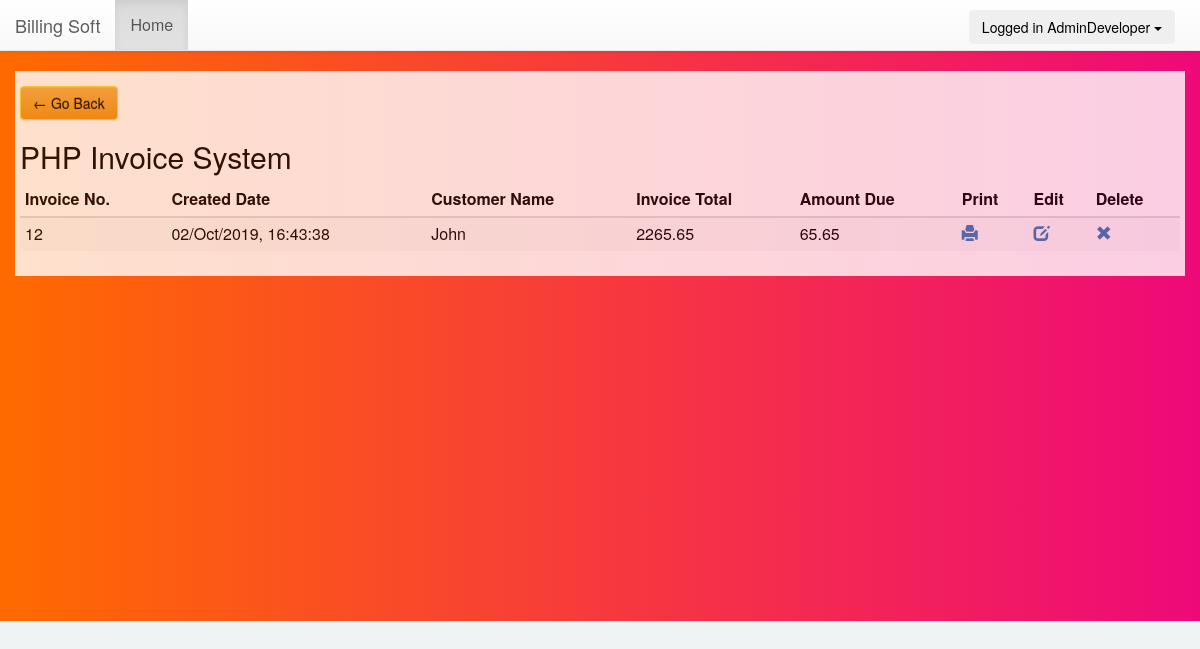
Page /invoice_list.php (signed in) on the committed database.
### tables this page shows
CREATE TABLE `invoice_order` (
  `order_id` int(11) NOT NULL,
  `user_id` int(11) NOT NULL,
  `customer_id` int(11) NOT NULL,
  `order_date` timestamp NOT NULL DEFAULT CURRENT_TIMESTAMP,
  `order_total_before_tax` decimal(10,2) NOT NULL,
  `order_total_tax` decimal(10,2) NOT NULL,
  `order_tax_per` varchar(250) NOT NULL,
  `order_total_after_tax` double(10,2) NOT NULL,
  `order_amount_paid` decimal(10,2) NOT NULL,
  `order_total_amount_due` decimal(10,2) NOT NULL,
  `note` text NOT NULL
);

CREATE TABLE `customers` (
  `customer_id` int(11) NOT NULL,
  `user_id` int(11) NOT NULL,
  `created_date` datetime NOT NULL DEFAULT CURRENT_TIMESTAMP,
  `customer_name` varchar(200) NOT NULL,
  `customer_address` varchar(250) NOT NULL,
  `customer_number` bigint(15) NOT NULL,
  `customer_pan` bigint(15) DEFAULT NULL
);

### Invoice.php (called while the page is built, shortened)
<?php
class Invoice{
	private $host  = 'localhost';
    private $user  = 'root';
    private $password   = "";
    private $database  = "billing_software";
    private $invoiceOrderTable = 'invoice_order';
	private $dbConnect = false;
    public function __construct(){
        if(!$this->dbConnect){
            $conn = new mysqli($this->host, $this->user, $this->password, $this->database);
            if($conn->connect_error){
                die("Error failed to connect to MySQL: " . $conn->connect_error);
            }else{
                $this->dbConnect = $conn;
            }
        }
    }
	private function getData($sqlQuery) {
		$result = mysqli_query($this->dbConnect, $sqlQuery);
		$data= array();
		while ($row = mysqli_fetch_array($result, MYSQLI_ASSOC)) {
			$data[]=$row;
		}
		return $data;
	}
	public function getInvoiceList(){
		$sqlQuery = "
			SELECT * FROM ".$this->invoiceOrderTable."
			WHERE user_id = '".$_SESSION['userid']."'";
		return  $this->getData($sqlQuery);
	}
}
?>

### ledger.php (called while the page is built, shortened)
<?php
class Ledger{
	private $host  = 'localhost';
    private $user  = 'root';
    private $password   = "";
    private $database  = "billing_software";
	private $CustomerTable = 'customers';
  private $dbConnect = false;
    public function __construct(){
        if(!$this->dbConnect){
            $conn = new mysqli($this->host, $this->user, $this->password, $this->database);
            if($conn->connect_error){
                die("Error failed to connect to MySQL: " . $conn->connect_error);
            }else{
                $this->dbConnect = $conn;
            }
        }
    }
	public function getCustomer($customerId){
		$sqlQuery = "
			SELECT * FROM ".$this->CustomerTable."
			WHERE user_id = '".$_SESSION['userid']."' AND customer_id = '$customerId'";
		$result = mysqli_query($this->dbConnect, $sqlQuery);
		$row = mysqli_fetch_array($result, MYSQLI_ASSOC);
		return $row;
	}
}
?>

### invoice_list.php (the view, shortened to what this page needs)
<?php
include('header.php');
include 'ledger.php';
include 'Invoice.php';
$ledger = new Ledger();
$invoice = new Invoice();
$invoice->checkLoggedIn();
?>
<link href="css/style.css" rel="stylesheet">
<?php include('container.php');?>
<div class="container invoice-list-container">
  <div><a class="btn btn-warning back_btn" href="javascript:history.go(-1)">&#8592 Go Back</a></div>
	  <h2 class="title">PHP Invoice System</h2>
    <?php
    $invoiceList = $invoice->getInvoiceList();
     if(empty($invoiceList)){
      echo '<div class="alert alert-danger" role="alert">No Transactions Yet!</div>';
    }
    else {
    ?>
      <table id="data-table" class="table table-condensed table-striped">
        <thead>
          <tr>
            <th>Invoice No.</th>
            <th>Created Date</th>
            <th>Customer Name</th>
            <th>Invoice Total</th>
            <th>Amount Due </th>
            <th>Print</th>
            <th>Edit</th>
            <th>Delete</th>
          </tr>
        </thead>
        <?php
        foreach($invoiceList as $invoiceDetails){
          $customerDetails = $ledger -> getCustomer($invoiceDetails['customer_id']);
			$invoiceDate = date("d/M/Y, H:i:s", strtotime($invoiceDetails["order_date"]));
            echo '
              <tr>
                <td>'.$invoiceDetails["order_id"].'</td>
                <td>'.$invoiceDate.'</td>
                <td>'.$customerDetails["customer_name"].'</td>
                <td>'.$invoiceDetails["order_total_after_tax"].'</td>
                <td>'.$invoiceDetails["order_total_amount_due"].'</td>
                <td><a href="print_invoice.php?invoice_id='.$invoiceDetails["order_id"].'" title="Print Invoice"><span class="glyphicon glyphicon-print"></span></a></td>
                <td><a href="edit_invoice.php?update_id='.$invoiceDetails["order_id"].'"  title="Edit Invoice"><span class="glyphicon glyphicon-edit"></span></a></td>
                <td><a href="#" id="'.$invoiceDetails["order_id"].'" class="deleteInvoice"  title="Delete Invoice"><span class="glyphicon glyphicon-remove"></span></a></td>
              </tr>
            ';
        }
      }
        ?>
      </table>
</div>
<?php include('footer.php');?>

### css/style.css (style rules this page uses)
html { background-color: #f0f3f4; position: relative; min-height: 100%; }
body { background: #ee0979; background: -webkit-linear-gradient(to right, #ff6a00, #ee0979); background: linear-gradient(to right, #ff6a00, #ee0979); color: black; font-size: 16px; line-height: 1.42857; }
.invoice-list-container, .content-invoice, .customer-list-container { background:white; opacity:0.8; padding: 5px !important; }
.btn-warning, .panel-warning { background-color: #fad733; border-color: #fad733; color: #000 !important; }
.back_btn { margin-top:10px; }

### rows in the picture
invoice_order: order_id "12", order_date "02/Oct/2019, 16:43:38", customer.customer_name "John", order_total_after_tax "2265.65", order_total_amount_due "65.65"

### other values in the picture
$_SESSION['user'] "AdminDeveloper"
